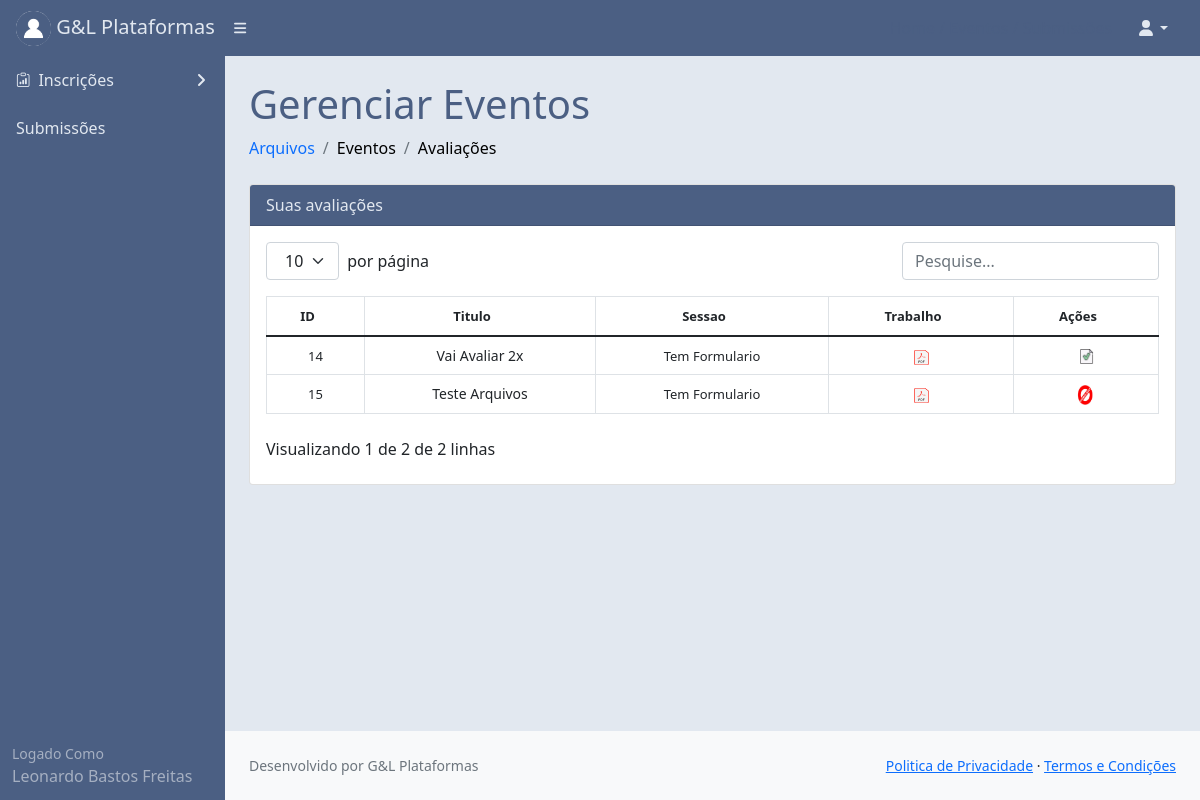
The page /arquivos/ (signed in) on the database its author committed.
### core/models.py (models this page shows, shortened)
class Usuariocd(models.Model):
    cpf = models.CharField(max_length=11)
    nome = models.CharField(max_length=300)
    cep = models.CharField(max_length=8)
    nascimento = models.DateField()
    email = models.EmailField()
    endereco = models.CharField(max_length=500)
    cidade = models.CharField(max_length=150)
    bairro = models.CharField(max_length=150)
    pais = models.CharField(max_length=150)
    instituicao = models.CharField(max_length=150)
    cmp = models.CharField(max_length=3)
    categ = models.CharField(max_length=150)
    cinfo = models.CharField(max_length=3)
    gestor_plataforma = models.CharField(max_length=3)
    autor = models.CharField(max_length=3)
    avaliador = models.CharField(max_length=3)
    lider = models.CharField(max_length=3)
    id_usuario = models.BigIntegerField()
    contato = models.BigIntegerField(null=True)
    perfil = models.FileField(upload_to='')

class Submissao(models.Model):
    data = models.DateTimeField(auto_now=True)
    trabalho = models.FileField(null=True, upload_to='')
    id_evento = models.BigIntegerField()
    sessao = models.BigIntegerField()
    id_usuario = models.BigIntegerField()
    status = models.CharField(max_length=30)
    av1 = models.CharField(max_length=30)
    av2 = models.CharField(max_length=30)
    av3 = models.CharField(max_length=30, null=True)
    data_av1 = models.DateTimeField(null=True)
    data_av2 = models.DateTimeField(null=True)
    data_av3 = models.DateTimeField(null=True)
    resumo = models.TextField()
    chave = models.TextField()
    titulo = models.CharField(max_length=150)
    autor = models.CharField(max_length=150)
    nota1 = models.BigIntegerField(null=True)
    nota2 = models.BigIntegerField(null=True)
    nota3 = models.BigIntegerField(null=True)
    progresso = models.BigIntegerField()
    a1 = models.BigIntegerField(null=True)
    a2 = models.BigIntegerField(null=True)
    a3 = models.BigIntegerField(null=True)

class Sessoes(models.Model):
    data_criacao = models.DateTimeField(auto_now=True)
    nome = models.CharField(max_length=150)
    descricao = models.CharField(max_length=150)
    lider = models.CharField(max_length=150)
    tema = models.CharField(max_length=150)
    formulario = models.BigIntegerField()
    id_evento= models.BigIntegerField()

### core/views.py (the view)
# urls.py: path('arquivos/', views.arquivos),
@login_required(login_url='/login/')
def arquivos(request):
    meuid = User.objects.filter(username=request.user)
    for m in meuid:
        mid = m.id
    usuarios = Usuariocd.objects.filter(id_usuario=mid)
    avaliados = Submissao.objects.filter(a1=mid)
    avaliados2 = Submissao.objects.filter(a2=mid)
    avaliados3 = Submissao.objects.filter(a3=mid)
    sessao = Sessoes.objects.all()
    arquivos = avaliados and avaliados2 and avaliados3
    dados = {'usuarios': usuarios,
              'arquivos':arquivos,
             'sessao':sessao
                     }
    return render(request, 'arquivos.html', dados)

### templates/arquivos.html (shortened to what this page needs)
{% extends 'base.html' %}
{% load static %}
{% block content %}
<div id="layoutSidenav_content" style="background:#e2e8f0;">
                <main>
                    <div class="container-fluid px-4">
                        <h1 class="mt-4" style="color:#4B5F83;">Gerenciar Eventos</h1>
                        <ol class="breadcrumb mb-4">
                            <li class="breadcrumb-item"><a href="#" style="text-decoration:none;">Arquivos</a></li>
                            <li class="breadcrumb-item text-secondary">
                                <a href="#" style="text-decoration:none;">
                                <font color="black"> Eventos
                                </font>
                                </a></li>
                            <li class="breadcrumb-item active"><a href="/avaliartrabalho/" style="text-decoration:none;">
                               <font color="black"> Avaliações </font>
                            </a> </li>
                        </ol>
                                <p class="mb-0">
                                  <div class="card">
                                      <div class="card-header" style="background:#4B5F83;color:#e2e8f0;">
                                          Suas avaliações
                                      </div>
                                <div class="card-body">
                                  <table  class="table" id="datatablesSimple">
                                    <thead >
                                        <tr >
                                            <th class="text-center">
                                                <font size="2px">ID</font>
                                            </th>
                                            <th class="text-center"><font size="2px">Titulo</font></th>
                                            <th class="text-center"><font size="2px">Sessao</font></th>
                                            <th class="text-center"><font size="2px">Trabalho</font></th>
                                            <th class="text-center"><font size="2px">Ações</font></th>
                                        </tr>
                                    </thead>
                                    <tbody>
                                            {% for arquivos in arquivos %}
                                             <tr class="text-center">
                                             <td><font size="2px">{{arquivos.id}}</font></td>
                                                 <td>
                                                {{arquivos.titulo}}
                                                 </td>
                                            <td>
                                                {% for sessao in sessao %}
                                                {% if sessao.id == arquivos.sessao %}
                                                <font size="2px">
                                                {{ sessao.nome }}
                                                </font></td>
                                                 {% endif %}
                                                 {% endfor %}
                                            <td>
                                                <font size="2px">
                                                <font size="2px">
                                                <a href="/media/{{arquivos.trabalho}}"
                                                style="text-decoration:none;"
                                                target="_blank" rel="noopener noreferrer">
                                                    <img height="15" width="15"
                                                            src={% static "assets/pdficon.png" %}>
                                                </a>
                                            </font>
                                                </font></td>
                                          <td>
                                              {% if arquivos.status == 'aprovado' %}
                                              <img width="15" height="15"
                                                   src={% static "assets/aprovado.png" %}>
                                              {% elif arquivos.status == 'reprovado' %}
                                              <img width="20" height="20"
                                                   src={% static "assets/reprovado.png" %}>
                                              {% elif arquivos.status == 'avaliacao' %}
                                              <img width="15" height="15"
                                                   src={% static "assets/ampulheta.png" %}>
                                              {% endif %}
                                        </td>
                                        </tr>
                                                {% endfor %}
                                    </tbody>
                                </table>
                                </div>
                        </div>
                                </p>
                    </div>
                </main>
                <footer class="py-4 bg-light mt-auto">
                    <div class="container-fluid px-4">
                        <div class="d-flex align-items-center justify-content-between small">
                            <div class="text-muted">Desenvolvido por G&L Plataformas</div>
                            <div>
                                <a href="#">Politica de Privacidade</a>
                                &middot;
                                <a href="#">Termos e Condições</a>
                            </div>
                        </div>
                    </div>
                </footer>
            </div>
{% endblock %}

### templates/base.html (shortened to what this page needs)
{% load static %}
<!DOCTYPE html>
<html lang="pt-br">
    <head>
        <link href={% static "css/styles.css" %} rel="stylesheet" />
        <link href={% static "css/step.css" %} rel="stylesheet" />
        <link href={% static "css/gira.css" %} rel="stylesheet" />
        <link rel="stylesheet" href="https://cdn.jsdelivr.net/npm/bootstrap-icons@1.3.0/font/bootstrap-icons.css">
    </head>
    <body>
        <nav class="sb-topnav navbar navbar-expand navbar-dark" style="background:#4B5F83;">
            <a class="navbar-brand ps-3" href="#" style="color:#e2e8f0;">
                {% for usuarios in usuarios %}
                <img src="/media/{{usuarios.perfil}}"
                     alt="Admin"
                     class="rounded-circle"
                     width="35" height="35"> G&L Plataformas
                {% endfor %}
            </a>
            <button class="btn btn-link btn-sm order-1 order-lg-0 me-4 me-lg-0" id="sidebarToggle" href="#!"><i class="fas fa-bars" style="color:#e2e8f0;"></i></button>
            <form class="d-none d-md-inline-block form-inline ms-auto me-0 me-md-3 my-2 my-md-0">
                <a href="#" style="text-decoration:none; color:#4B5F83;">
                </a>
                <a href="#" style="text-decoration:none; color:#4B5F83;">
                </a>
                <a href="/submissoes/" style="text-decoration:none; color:#4B5F83;">
                </a>
            </form>
            <ul class="navbar-nav ms-auto ms-md-0 me-3 me-lg-4">
                <li class="nav-item dropdown">
                    <a class="nav-link dropdown-toggle" id="navbarDropdown" href="#" role="button" data-bs-toggle="dropdown" aria-expanded="false" style="color:#e2e8f0;"><i class="fas fa-user fa-fw"></i></a>
                </li>
            </ul>
        </nav>
        <div id="layoutSidenav">
            <div id="layoutSidenav_nav" >
                <nav class="sb-sidenav accordion sb-sidenav-dark" id="sidenavAccordion" >
                    <div class="sb-sidenav-menu" style="background:#4B5F83;">
                        <div class="nav">
                             <a class="nav-link collapsed" href="#" data-bs-toggle="collapse" data-bs-target="#pagesCollapseAuth" aria-expanded="false" aria-controls="pagesCollapseAuth">
                                        <div class="sb-nav-link-icon" style="color:#e2e8f0;"><i class="bi bi-clipboard-data"></i></div>
                                        <div style="color:#e2e8f0;">Inscrições</div>
                                        <div class="sb-sidenav-collapse-arrow" style="color:#e2e8f0;"><i class="fas fa-angle-down"></i></div>
                                    </a>
                            <a class="nav-link" href="/submetidos/" style="color:#e2e8f0;">Submissões</a>
                        </div>
                    </div>
                    <div class="sb-sidenav-footer" style="background:#4B5F83;">
                        <div class="small" >Logado Como</div>
                        {% for usuarios in usuarios %}
                        {{usuarios.nome}}
                        {% endfor %}
                    </div>
                </nav>
            </div>
{% block content %}{% endblock %}
    </body>
</html>

### static/css/step.css (style rules this page uses)
:root { --prm-color: #0381ff; --prm-gray:#4B5F83; }

### rows shown on the page
Usuariocd: perfil (picture), nome "Leonardo Bastos Freitas"
Submissao: id "14", titulo "Vai Avaliar 2x"
Sessoes: nome "Tem Formulario"
Submissao: id "15", titulo "Teste Arquivos"
